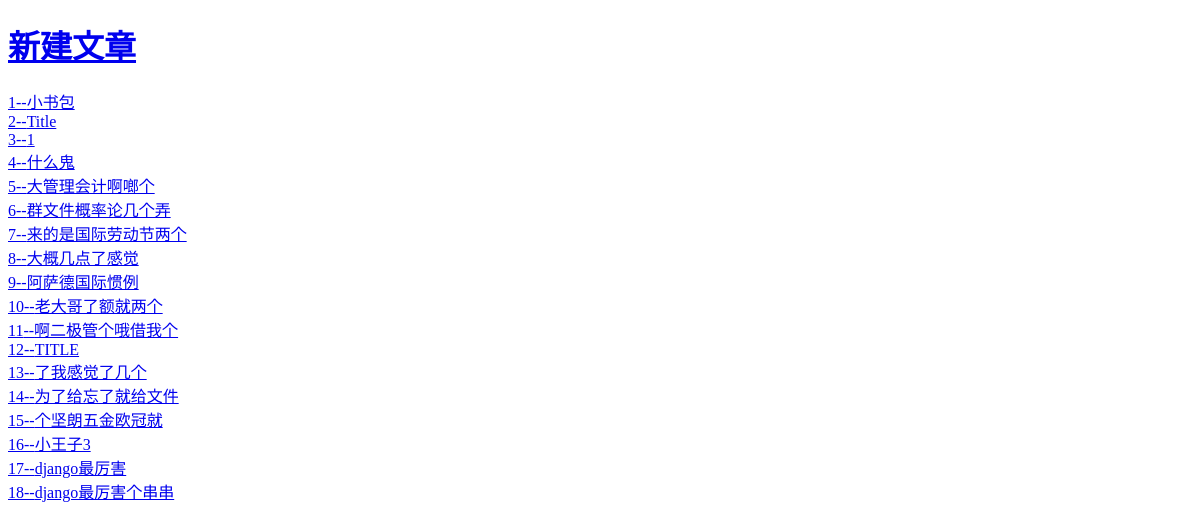
Page /blog/index/ on the earlier database version.
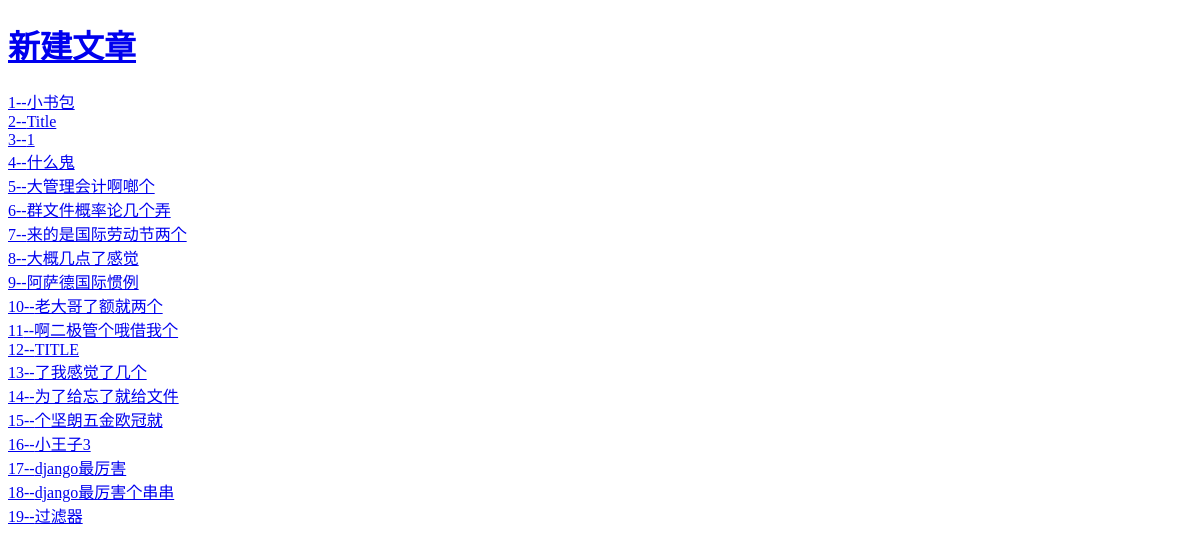
Same page on the later database version.
### blog/models.py (models this page shows, shortened)
class Article(models.Model):
    title = models.CharField(max_length=32, default='Title')
    content = models.TextField(null=True)
    pub_time = models.DateTimeField(null=True)

### blog/views.py (the view)
def index(request):
    articles = models.Article.objects.all()
    return render(request, 'blog/index.html', {'articles': articles})

### blog/templates/blog/index.html (shortened to what this page needs)
<!DOCTYPE html>
<html lang="en">
<head>
</head>
<body>
<h1>
    <a href="{% url 'blog:edit_page' 0 %}">新建文章</a>
</h1>
{% for article in articles %}
    <a href="{% url 'blog:article_page' article.id %}">{{ article.id }}--{{ article.title }}</a>
    <br/>
{% endfor %}
</body>
</html>

Differences in the rows shown:
added Article: id "19", title "过滤器"
